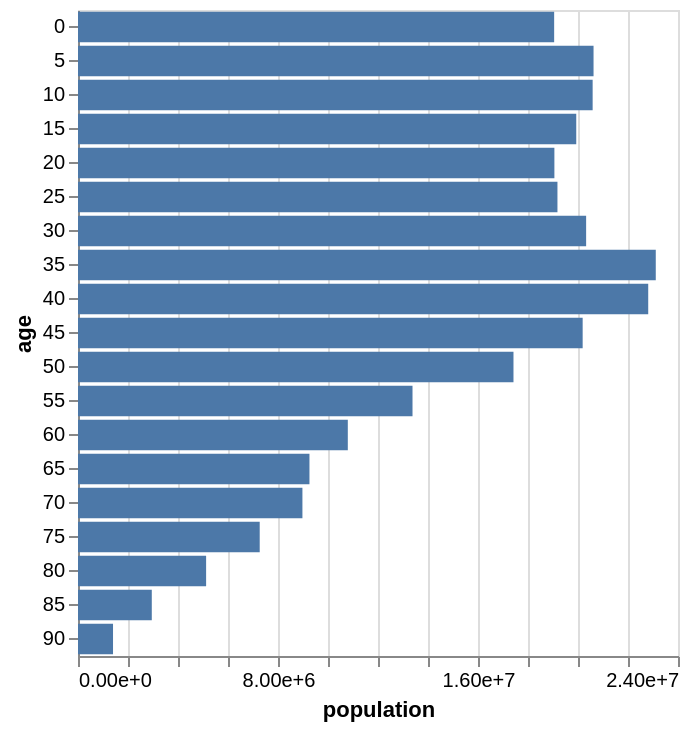

Vega-Lite specification for this chart:
### Vega-Lite specification from a JSON file in a GitHub repository (floating-point values rounded to 4 significant figures; data arrays with more than 128 entries replaced by an {"elided": "..."} marker saying what was removed)
{"$schema": "https://vega.github.io/schema/vega-lite/v4.json", "description": "A bar chart showing the US population distribution of age groups in 2000.", "data": {"values": {"elided": "570 records"}}, "transform": [{"filter": "datum.year == 2000"}], "height": {"step": 17}, "mark": "bar", "encoding": {"y": {"field": "age", "type": "ordinal"}, "x": {"aggregate": "sum", "field": "people", "title": "population", "axis": {"format": ".2e"}}}}
